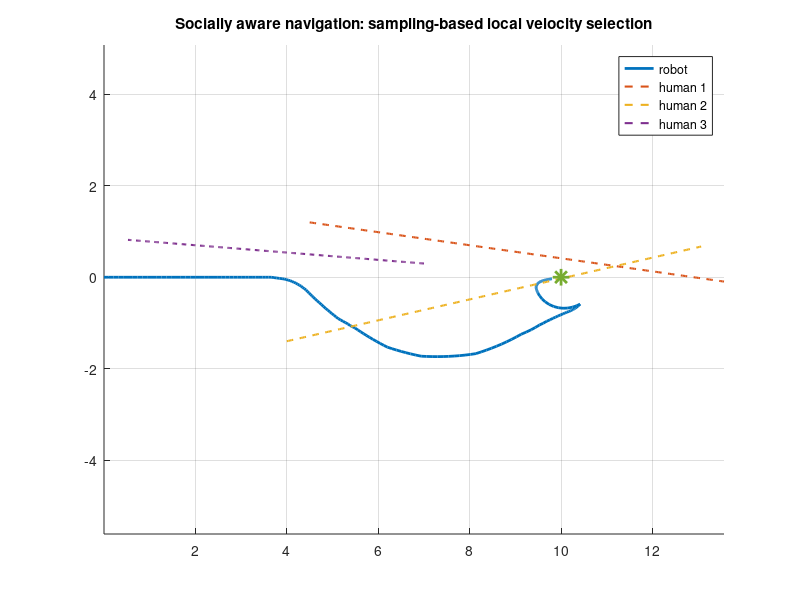

Write the MATLAB code that produced this figure.
% Chapter16_Lesson3.m
% Socially Aware Navigation (sampling-based local velocity selection)
% Run: Chapter16_Lesson3
%
% Simulink note:
%   Put the function "choose_velocity" in a MATLAB Function block.
%   Inputs: p (2x1), goal (2x1), humansP (2xN), humansV (2xN)
%   Output: v_cmd (2x1)

function Chapter16_Lesson3()
clc; close all;

dt = 0.1;
T  = 26.0;
steps = round(T/dt);

p    = [0;0];
goal = [10;0];
v_max = 1.2;

humansP = [ 4.5  4.0  7.0;
            1.2 -1.4  0.3 ];
humansV = [ 0.35  0.35 -0.25;
           -0.05  0.08  0.02 ];

traj = zeros(2, steps);
trajH = zeros(2, steps, size(humansP,2));

for k = 1:steps
    traj(:,k) = p;
    trajH(:,k,:) = humansP;

    humansP = humansP + dt*humansV;

    e = goal - p;
    dist = norm(e);
    if dist < 0.15
        traj = traj(:,1:k);
        trajH = trajH(:,1:k,:);
        break;
    end
    v_pref = (e/(dist+1e-12)) * min(v_max, 0.8*dist);

    v_cmd = choose_velocity(p, v_pref, humansP, humansV, v_max, 3.0);
    p = p + dt*v_cmd;
end

figure; hold on; grid on; axis equal;
plot(traj(1,:), traj(2,:), 'LineWidth', 2);
for i=1:size(humansP,2)
    plot(squeeze(trajH(1,:,i)), squeeze(trajH(2,:,i)), '--', 'LineWidth', 1.5);
end
plot(goal(1), goal(2), '*', 'MarkerSize', 12, 'LineWidth', 2);
title('Socially aware navigation: sampling-based local velocity selection');
legend(['robot', arrayfun(@(i) sprintf('human %d',i), 1:size(humansP,2), 'UniformOutput', false)]);
end

function v_best = choose_velocity(p, v_pref, humansP, humansV, v_max, tau)
w_track  = 1.0;
w_social = 1.5;
w_clear  = 2.0;
Rcol = 0.55;

bestJ = inf;
v_best = [0;0];

V = sample_velocities(v_pref, v_max, 9, 21, deg2rad(80));

for k=1:size(V,2)
    v = V(:,k);
    if collision_within_tau(v, p, humansP, humansV, Rcol, tau)
        continue;
    end

    dt_eval = 0.6;
    p_next = p + dt_eval*v;

    C = anisotropic_gaussian_cost(p_next, humansP, humansV, 1.2, 0.6, 0.8);

    clear = 0.0;
    eps = 1e-3;
    for i=1:size(humansP,2)
        d = norm(p_next - humansP(:,i));
        clear = clear + 1.0/(d + eps);
    end

    J = w_track*sum((v - v_pref).^2) + w_social*C + w_clear*clear;
    if J < bestJ
        bestJ = J;
        v_best = v;
    end
end
end

function V = sample_velocities(v_pref, v_max, n_speed, n_angle, spread)
spref = norm(v_pref);
th0 = atan2(v_pref(2), v_pref(1));
if spref < 1e-8
    th0 = 0.0;
end
speeds = linspace(0, v_max, n_speed);
angles = linspace(-spread, spread, n_angle);

V = zeros(2, n_speed*n_angle);
idx = 1;
for s = speeds
    for a = angles
        th = th0 + a;
        V(:,idx) = [s*cos(th); s*sin(th)];
        idx = idx + 1;
    end
end
end

function tf = collision_within_tau(v_robot, p_robot, humansP, humansV, R, tau)
tf = false;
for i=1:size(humansP,2)
    p = humansP(:,i) - p_robot;
    v_rel = v_robot - humansV(:,i);
    vv = sum(v_rel.^2);
    if vv < 1e-12
        if norm(p) < R, tf = true; return; end
        continue;
    end
    t_star = - (p.'*v_rel) / vv;
    t_star = max(0, min(tau, t_star));
    d_min = norm(p - t_star*v_rel);
    if d_min < R, tf = true; return; end
end
end

function cost = anisotropic_gaussian_cost(x, humansP, humansV, sigma_front, sigma_side, sigma_back)
cost = 0.0;
for i=1:size(humansP,2)
    p = humansP(:,i);
    v = humansV(:,i);
    spd = norm(v);
    th = 0.0;
    if spd > 1e-6, th = atan2(v(2), v(1)); end
    R = [cos(th) -sin(th); sin(th) cos(th)];

    r = x - p;
    r_h = R.'*r;
    sx = sigma_front; if r_h(1) < 0, sx = sigma_back; end
    sy = sigma_side;

    q = (r_h(1)^2)/(sx^2) + (r_h(2)^2)/(sy^2);
    cost = cost + exp(-0.5*q);
end
end
